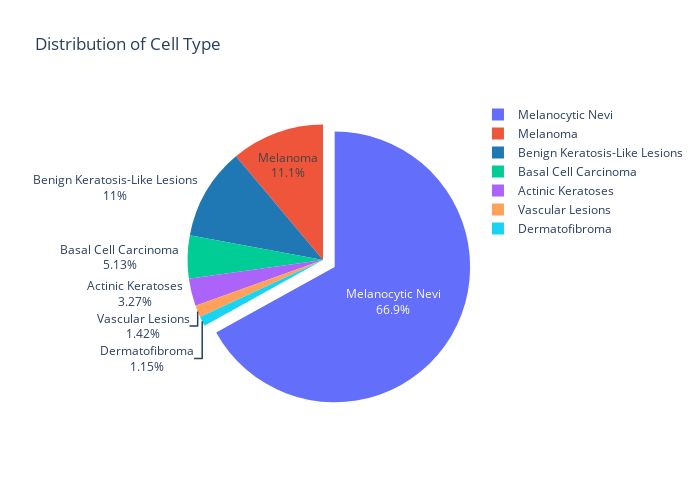

The notebook cell this image was saved under:
### Code cell
# Generate a pie chart to visualize the distribution of cell type
cell_type_pie_chart = px.pie(df, names='cell_type', title='Distribution of Cell Type')

# Identify the biggest part in the 'cell_type' column
biggest_part = df['cell_type'].value_counts().idxmax()

# Slice out the biggest part in the pie chart
cell_type_pie_chart.update_traces(
    marker=dict(colors = ['#1f77b4', '#ff7f0e', '#2ca02c', '#d62728', '#9467bd', '#8c564b', '#e377c2']),
    pull=[0.1 if category == biggest_part else 0 for category in df['cell_type']],
    textinfo='percent+label',
    hoverinfo='label+percent'
    )

# Customize the layout of the chart
cell_type_pie_chart.update_layout(
    height=500, 
    width=700
    )

cell_type_pie_chart.show()

### Figure 1 — Plotly figure (JSON) as saved in the notebook; plotly's stock layout.template omitted (floating-point values rounded to 4 significant figures; data arrays with more than 128 entries replaced by an {"elided": "..."} marker saying what was removed)
{"data": [{"domain": {"x": [0, 1], "y": [0, 1]}, "hoverinfo": "label+percent", "hovertemplate": "cell_type=%{label}<extra></extra>", "labels": {"elided": "10015 str values"}, "legendgroup": "", "marker": {"colors": ["#1f77b4", "#ff7f0e", "#2ca02c", "#d62728", "#9467bd", "#8c564b", "#e377c2"]}, "name": "", "pull": {"elided": "10015 float values"}, "showlegend": true, "textinfo": "percent+label", "type": "pie"}], "layout": {"height": 500, "legend": {"tracegroupgap": 0}, "title": {"text": "Distribution of Cell Type"}, "width": 700}}
